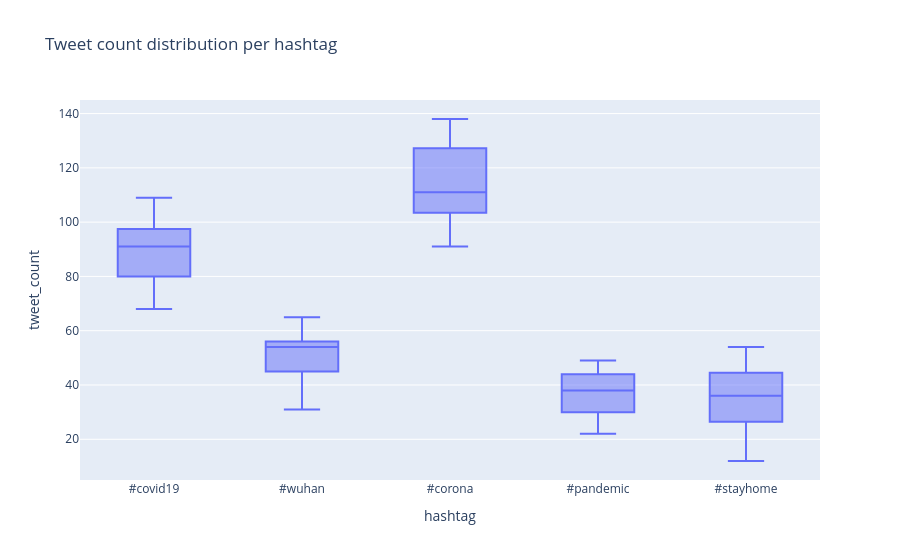

The notebook cell this image was saved under:
### Code cell
fig = px.box(df, x='hashtag', y='tweet_count',
             title='Tweet count distribution per hashtag', points='outliers')
fig.show()

### Figure 1 — Plotly figure (JSON) as saved in the notebook; plotly's stock layout.template omitted (floating-point values rounded to 4 significant figures)
{"data": [{"alignmentgroup": "True", "boxpoints": "outliers", "hovertemplate": "hashtag=%{x}<br>tweet_count=%{y}<extra></extra>", "legendgroup": "", "marker": {"color": "#636efa"}, "name": "", "notched": false, "offsetgroup": "", "orientation": "v", "showlegend": false, "type": "box", "x": ["#covid19", "#wuhan", "#corona", "#pandemic", "#stayhome", "#stayhome", "#covid19", "#pandemic", "#corona", "#corona", "#pandemic", "#covid19", "#stayhome", "#pandemic", "#wuhan", "#covid19", "#corona", "#wuhan", "#corona", "#stayhome", "#covid19", "#pandemic", "#pandemic", "#wuhan", "#stayhome", "#covid19", "#stayhome", "#covid19", "#pandemic", "#wuhan", "#corona", "#stayhome", "#wuhan", "#covid19", "#corona", "#corona", "#stayhome", "#pandemic", "#covid19", "#wuhan", "#stayhome", "#pandemic", "#covid19", "#wuhan", "#corona", "#pandemic", "#covid19", "#wuhan", "#stayhome", "#corona", "#corona", "#pandemic", "#stayhome", "#covid19", "#stayhome", "#wuhan", "#covid19", "#wuhan", "#pandemic", "#covid19", "#corona", "#pandemic", "#stayhome", "#wuhan", "#covid19", "#corona", "#covid19", "#pandemic", "#stayhome", "#covid19", "#pandemic", "#wuhan", "#stayhome", "#corona", "#corona", "#covid19", "#pandemic", "#stayhome", "#pandemic", "#corona", "#wuhan", "#covid19", "#pandemic", "#wuhan", "#corona", "#covid19", "#stayhome", "#covid19", "#wuhan", "#pandemic", "#corona", "#corona", "#stayhome", "#pandemic", "#wuhan", "#covid19", "#stayhome", "#pandemic", "#corona", "#wuhan", "#covid19", "#stayhome", "#wuhan", "#pandemic", "#corona", "#covid19"], "x0": " ", "xaxis": "x", "y": [91, 50, 111, 38, 33, 38, 99, 40, 118, 124, 42, 97, 47, 45, 51, 86, 128, 62, 127, 40, 104, 46, 47, 54, 48, 104, 44, 97, 43, 65, 138, 45, 56, 109, 132, 123, 46, 49, 93, 55, 54, 48, 103, 62, 131, 44, 95, 54, 26, 130, 120, 35, 35, 91, 43, 56, 93, 54, 44, 98, 96, 24, 31, 42, 83, 108, 75, 28, 27, 81, 32, 44, 26, 104, 102, 68, 36, 26, 33, 93, 37, 80, 29, 31, 91, 78, 12, 81, 39, 30, 110, 99, 30, 23, 63, 76, 37, 22, 111, 53, 75, 25, 48, 38, 111, 80], "y0": " ", "yaxis": "y"}], "layout": {"boxmode": "group", "legend": {"tracegroupgap": 0}, "title": {"text": "Tweet count distribution per hashtag"}, "xaxis": {"anchor": "y", "domain": [0.0, 1.0], "title": {"text": "hashtag"}}, "yaxis": {"anchor": "x", "domain": [0.0, 1.0], "title": {"text": "tweet_count"}}}}
